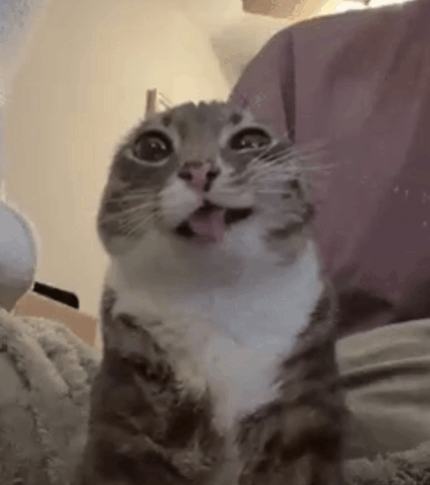
#> input picture final/image.png, 430 x 485 px
$ python image_restoration.py
#> lines starting #> are read from the running program, lines starting #| are printed output that depends on the picture
import numpy as np
import matplotlib.pyplot as plt
from skimage import io, color, transform
from scipy.ndimage import convolve
from scipy.linalg import toeplitz, solve_triangular

image = io.imread("image.png")
#> image is the input picture: shape (485, 430, 3); mean R, G, B 117.4, 103.4, 94.8
image = transform.resize(image, (300, 300), anti_aliasing=True)
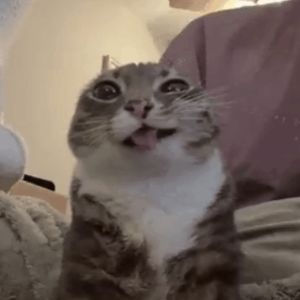
#> image: shape (300, 300, 3) float64; mean R, G, B 0.46, 0.405, 0.372
gray = color.rgb2gray(image)
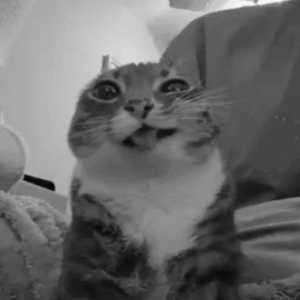
#> gray: shape (300, 300) float64; min 0.0467, max 0.969, mean 0.415

np.random.seed(42)
sigma, k = 1.5, 3
t = np.arange(-k, k + 1, dtype=float)
h = np.exp(-t ** 2 / (2 * sigma ** 2))
h /= h.sum()
kernel_2d = np.outer(h, h)

blurred = convolve(gray, kernel_2d)
corrupted = blurred + 0.03 * np.random.randn(*gray.shape)
corrupted = np.clip(corrupted, 0, 1)

n = 32
row0, col0 = 220, 220
patch_orig    = gray[row0:row0+n, col0:col0+n]
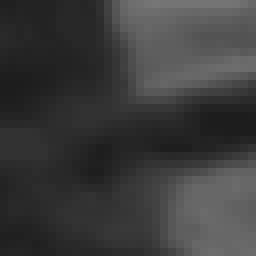
#> patch_orig: shape (32, 32) float64 (shown 8 times larger); min 0.114, max 0.465, mean 0.236
patch_corrupt = corrupted[row0:row0+n, col0:col0+n]

first_col = np.zeros(n)
first_col[:k+1] = h[k::-1]
first_row = np.zeros(n)
first_row[:k+1] = h[k:]
A1d = toeplitz(first_col, first_row)
A   = np.kron(A1d, A1d)

b   = patch_corrupt.flatten()
#> b = 1024 values, max 0.487 at index 31, min 0.0626 at index 353, mean 0.236
lam = 0.05
M   = A.T @ A + lam * np.eye(n * n)
rhs = A.T @ b
#> rhs = 1024 values, max 0.404 at index 859, min 0.055 at index 0, mean 0.218


def jacobi(M, rhs, max_iter=500, tol=1e-8):
    x = np.zeros(len(rhs))
    d = np.diag(M)
    R = M - np.diag(d)
    residuals = []
    for _ in range(max_iter):
        x = (rhs - R @ x) / d
        res = np.linalg.norm(M @ x - rhs)
        residuals.append(res)
        if res < tol:
            break
    return x, residuals


def gauss_seidel(M, rhs, max_iter=500, tol=1e-8):
    L = np.tril(M)
    U = M - L
    x = np.zeros(len(rhs))
    residuals = []
    for _ in range(max_iter):
        x = solve_triangular(L, rhs - U @ x, lower=True)
        res = np.linalg.norm(M @ x - rhs)
        residuals.append(res)
        if res < tol:
            break
    return x, residuals


x_jacobi, res_jacobi = jacobi(M, rhs)
#> in jacobi, `x = np.zeros(len(rhs))`: x = 1024 values from 0 to 0
#> in jacobi, `d = np.diag(M)`: d = 1024 values, max 0.0879 at index 227, min 0.0679 at index 0, mean 0.0861
#> in jacobi, `R = M - np.diag(d)`:
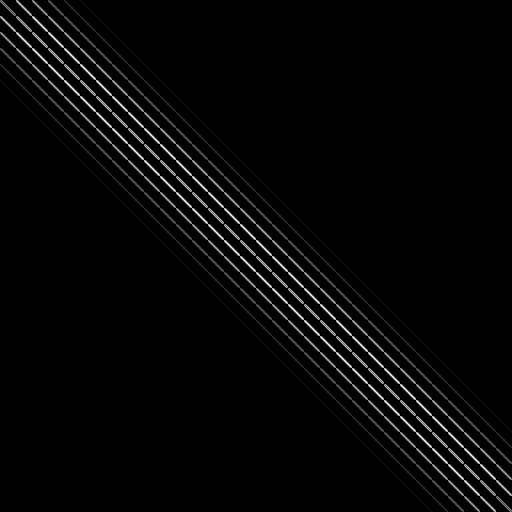
#> R: shape (1024, 1024) float64 (shown at 1/2 size); min 0, max 0.0338, mean 0.00083; drawn with min black and max white
#> the loop in jacobi, `for _ in range(max_iter):` made 500 passes
#> res on passes 1 to 3: 75, 763.9, 7859.4
#> after the loop in jacobi, `for _ in range(max_iter):`: residuals = 500 items, first 6: 75, 763.9, 7859.4, 81406.1, 847278.5, 8850311.9
#> res_jacobi has the same summary as residuals in jacobi
x_gs,     res_gs     = gauss_seidel(M, rhs)
#> in gauss_seidel, `U = M - L`:
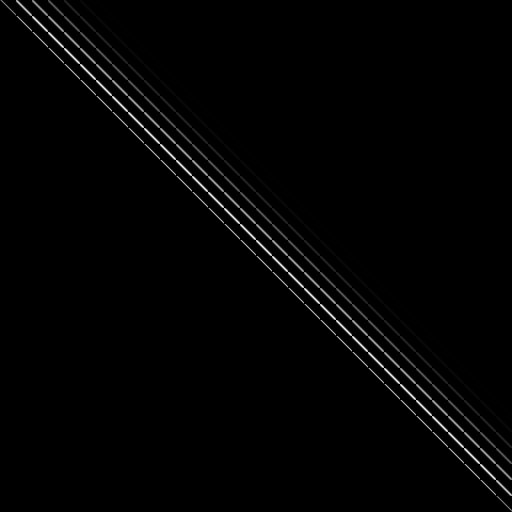
#> U: shape (1024, 1024) float64 (shown at 1/2 size); min 0, max 0.0338, mean 0.000415; drawn with min black and max white
#> in gauss_seidel, `x = np.zeros(len(rhs))`: x = 1024 values from 0 to 0
#> the loop in gauss_seidel, `for _ in range(max_iter):` made 143 passes
#> res on passes 1 to 12: 5.96, 4.6, 3.55, 2.73, 2.17, 1.74, 1.37, 0.993, 0.622, 0.313, 0.119, 0.0921
#> after the loop in gauss_seidel, `for _ in range(max_iter):`: residuals = 143 values, max 5.96 at index 0, min 9.05e-09 at index 142, mean 0.172; x = 1024 values, max 0.706 at index 30, min 0.0571 at index 451, mean 0.244
#> x_gs has the same summary as x in gauss_seidel; res_gs has the same summary as residuals in gauss_seidel
x_direct             = np.linalg.solve(M, rhs)
#> x_direct has the same summary as x in gauss_seidel

print(f"Jacobi       : {len(res_jacobi)} iters,  residual = {res_jacobi[-1]:.2e}")
#| Jacobi       : 500 iters,  residual = nan
print(f"Gauss-Seidel : {len(res_gs)} iters,  residual = {res_gs[-1]:.2e}")
#| Gauss-Seidel : 143 iters,  residual = 9.05e-09
print(f"Direct solve : residual = {np.linalg.norm(M @ x_direct - rhs):.2e}")
#| Direct solve : residual = 2.44e-15

fig, axes = plt.subplots(1, 5, figsize=(22, 4))
imgs   = [patch_orig, patch_corrupt,
          x_jacobi.reshape(n, n), x_gs.reshape(n, n), x_direct.reshape(n, n)]
titles = ["Original", "Corrupted", "Jacobi", "Gauss-Seidel", "Direct  (Gauss Elim)"]
for ax, img, title in zip(axes, imgs, titles):
    ax.imshow(img, cmap="gray", vmin=0, vmax=1)
    ax.set_title(title)
    ax.axis("off")
#> this loop made 5 passes
#> title on passes 1 to 5: 'Original', 'Corrupted', 'Jacobi', 'Gauss-Seidel', 'Direct  (Gauss Elim)'
plt.tight_layout()
plt.savefig("../images/restoration_comparison.png", dpi=150)
plt.show()

plt.figure(figsize=(9, 5))
plt.semilogy(res_jacobi, label="Jacobi")
plt.semilogy(res_gs,     label="Gauss-Seidel")
plt.xlabel("Iteration")
plt.ylabel("Residual  ||Mx - b||")
plt.title("Convergence of Iterative Solvers")
plt.legend()
plt.grid(True, which="both", alpha=0.4)
plt.tight_layout()
plt.savefig("../images/convergence.png", dpi=150)
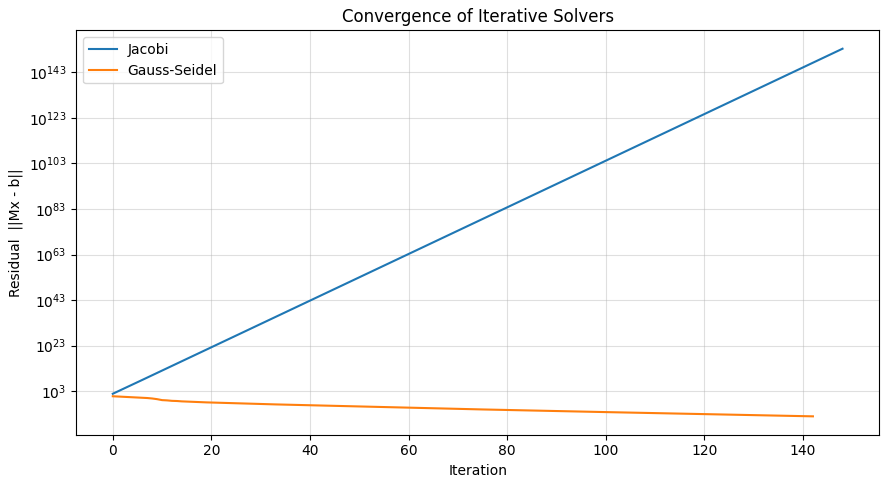
#> figure drawn by matplotlib, 1 panel; curve peaks at x = 0, y = 5.96
plt.show()

cond_unreg = np.linalg.cond(A.T @ A)
cond_reg   = np.linalg.cond(M)
#> cond_reg = 20.32
print(f"Condition number  without regularization : {cond_unreg:.2e}")
print(f"Condition number  with    lam = {lam}      : {cond_reg:.2e}")
#| Condition number  with    lam = 0.05      : 2.03e+01

M_unreg = A.T @ A + 1e-10 * np.eye(n * n)
x_unreg = np.linalg.solve(M_unreg, rhs)
#> x_unreg = 1024 values, max 731.4 at index 84, min -687.5 at index 85, mean 0.277

fig, axes = plt.subplots(1, 2, figsize=(10, 4))
axes[0].imshow(x_direct.reshape(n, n), cmap="gray", vmin=0, vmax=1)
axes[0].set_title(f"With regularization  (lam={lam})")
axes[0].axis("off")
axes[1].imshow(np.clip(x_unreg.reshape(n, n), 0, 1), cmap="gray")
axes[1].set_title("Without regularization  (lam ~ 0)")
axes[1].axis("off")
plt.suptitle("Why condition number matters")
plt.tight_layout()
plt.savefig("../images/condition_number.png", dpi=150)
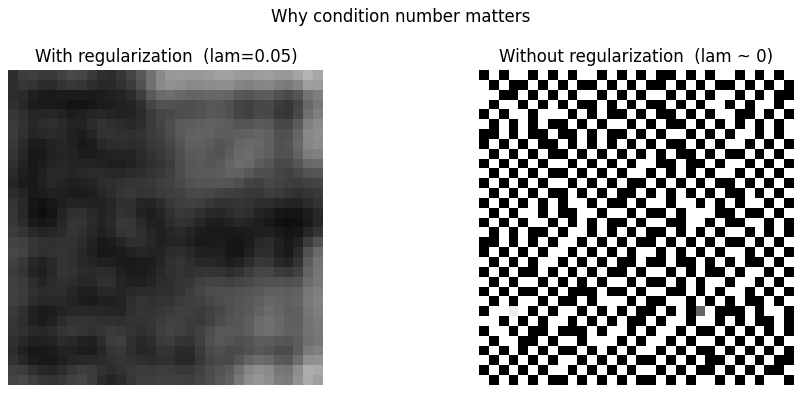
#> figure drawn by matplotlib, 2 panels
plt.show()

$ run again, with final/monkey.jpeg saved as final/image.png
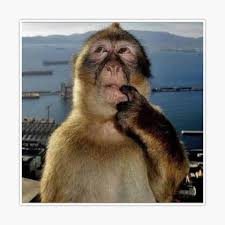
#> input picture final/monkey.jpeg, 225 x 225 px
#> image is the input picture: shape (225, 225, 3); mean R, G, B 152.9, 149.1, 143.4
#> image: shape (300, 300, 3) float64
#> b = 1024 values, max 0.508 at index 606, min 0 at index 855, mean 0.237
#> rhs = 1024 values, max 0.369 at index 258, min 0.0148 at index 1014, mean 0.22
#> in jacobi, `x = np.zeros(len(rhs))`: x = 1024 values from 0 to 0
#> d = 1024 values, max 0.0879 at index 227, min 0.0679 at index 0, mean 0.0861
#> the loop in jacobi, `for _ in range(max_iter):` made 500 passes
#> res on passes 1 to 3: 75.86, 782.1, 8140.8
#> after the loop in jacobi, `for _ in range(max_iter):`: residuals = 500 items, first 6: 75.86, 782.1, 8140.8, 85159, 893503, 9393080.3
#> res_jacobi has the same summary as residuals in jacobi
#> in gauss_seidel, `x = np.zeros(len(rhs))`: x = 1024 values from 0 to 0
#> the loop in gauss_seidel, `for _ in range(max_iter):` made 140 passes
#> res on passes 1 to 8: 6.01, 4.64, 3.5, 2.54, 1.8, 1.21, 0.773, 0.474
#> after the loop in gauss_seidel, `for _ in range(max_iter):`: residuals = 140 values, max 6.01 at index 0, min 9.89e-09 at index 139, mean 0.154; x = 1024 values, max 0.7 at index 607, min -0.0168 at index 950, mean 0.245
#> x_gs has the same summary as x in gauss_seidel; res_gs has the same summary as residuals in gauss_seidel
#> x_direct has the same summary as x in gauss_seidel
#| Jacobi       : 500 iters,  residual = nan
#| Gauss-Seidel : 140 iters,  residual = 9.89e-09
#| Direct solve : residual = 2.27e-15
#> the loop `for ax, img, title in zip(axes, imgs, titles):` made 5 passes
#> title on passes 1 to 5: 'Original', 'Corrupted', 'Jacobi', 'Gauss-Seidel', 'Direct  (Gauss Elim)'
#> `plt.savefig("../images/convergence.png", dpi=150)`:
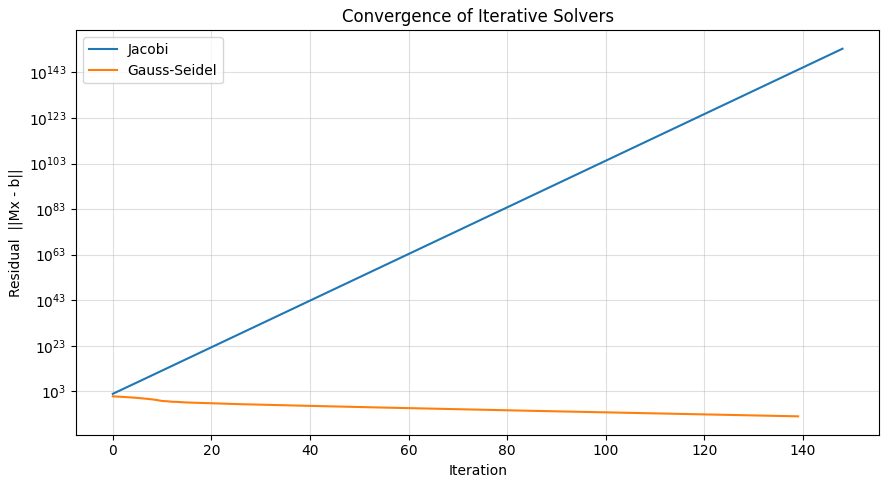
#> figure drawn by matplotlib, 1 panel; curve peaks at x = 0, y = 6.01
#> cond_reg = 20.32
#| Condition number  with    lam = 0.05      : 2.03e+01
#> x_unreg = 1024 values, max 793.4 at index 84, min -680.4 at index 85, mean 0.279
#> `plt.savefig("../images/condition_number.png", dpi=150)`:
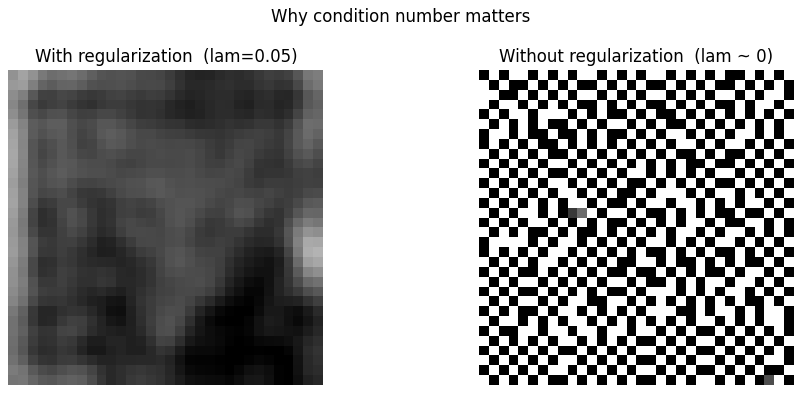
#> figure drawn by matplotlib, 2 panels
